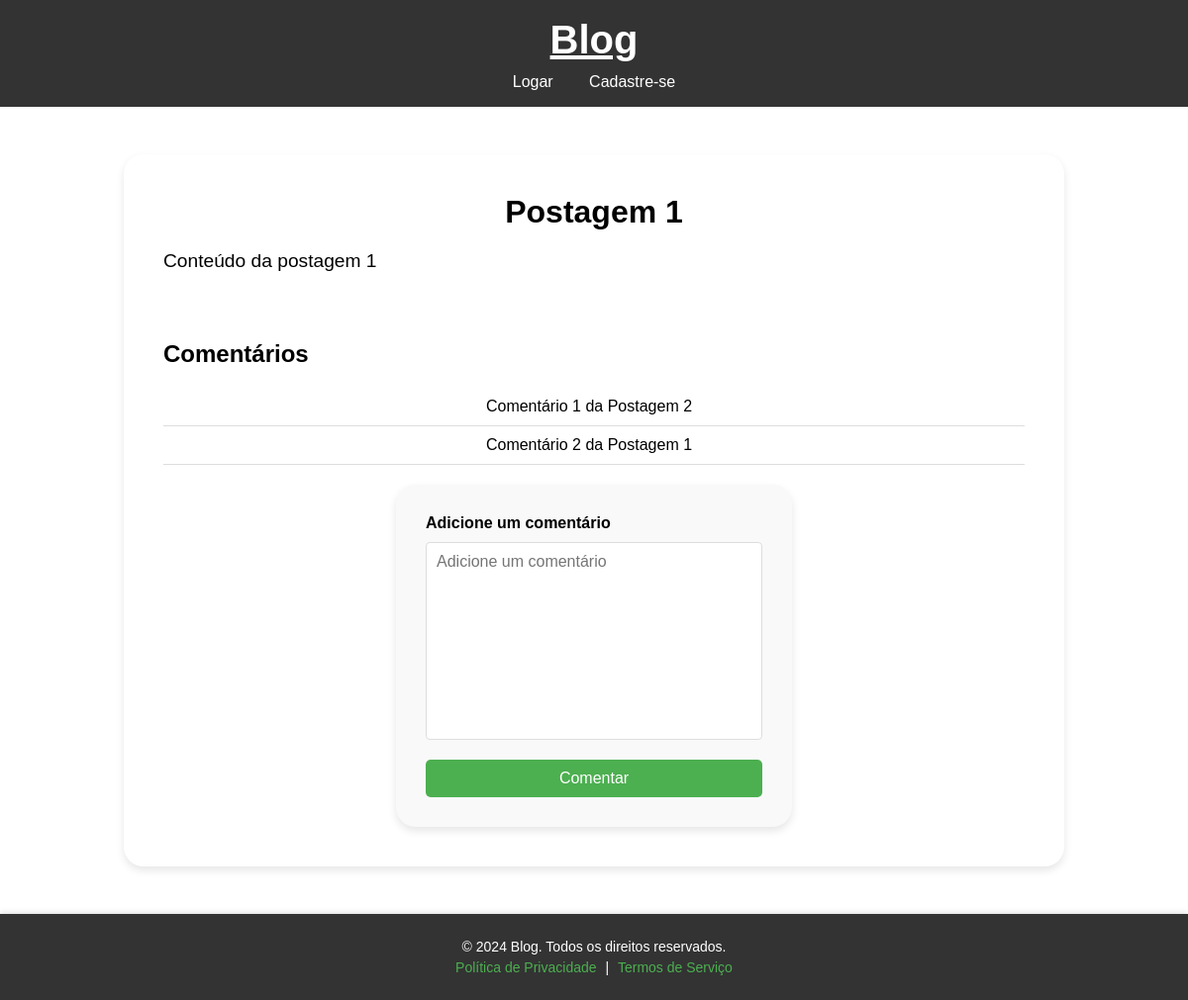
/blog/postagem/2, run on the app's committed database.
### tables this page shows
CREATE TABLE postagens (
    id INTEGER PRIMARY KEY AUTOINCREMENT,
    titulo TEXT NOT NULL,
    conteudo TEXT NOT NULL,
    usuario_id INTEGER NOT NULL,
    FOREIGN KEY (usuario_id) REFERENCES usuarios(id)
);

CREATE TABLE comentarios (
    id INTEGER PRIMARY KEY AUTOINCREMENT,
    conteudo TEXT NOT NULL,
    postagem_id INTEGER NOT NULL,
    usuario_id INTEGER NOT NULL,
    FOREIGN KEY (postagem_id) REFERENCES postagens(id),
    FOREIGN KEY (usuario_id) REFERENCES usuarios(id)
);

### routes/blog_routes.py (the view, shortened to what this page needs)
@blog_bp.route('/postagem/<int:postagem_id>', methods=['GET', 'POST'])
def detalhe_postagem(postagem_id):
    db = get_db()
    postagem = db.execute(
        'SELECT id, titulo, conteudo, usuario_id FROM postagens WHERE id = ?',
        (postagem_id,)
    ).fetchone()
    if not postagem:
        return "Postagem não encontrada", 404
    comentarios = db.execute(
        'SELECT id, conteudo, usuario_id FROM comentarios WHERE postagem_id = ?',
        (postagem_id,)
    ).fetchall()
    return render_template('detalhe_postagem.html', postagem=postagem, comentarios=comentarios)

### models/db.py (called while the page is built)
def get_db():
    if 'db' not in g:
        g.db = sqlite3.connect(current_app.config['DATABASE'])
        g.db.row_factory = sqlite3.Row
    return g.db

### templates/detalhe_postagem.html (shortened to what this page needs)
{% extends "base.html" %}
{% block content %}
<div class="post-container">
    <div class="post-detalhe">
        <h1>{{ postagem['titulo'] }}</h1>
        <p>{{ postagem['conteudo'] }}</p>
    </div>
    <div class="comentarios">
        <h2>Comentários</h2>
        {% if comentarios %}
            <ul>
                {% for comentario in comentarios %}
                    <li class="comentario">
                        <span>{{ comentario['conteudo'] }}</span>
                    </li>
                {% endfor %}
            </ul>
        {% else %}
            <p>Sem comentários ainda.</p>
        {% endif %}
        <form class="add_post" method="POST" action="{{ url_for('blog.comentar_postagem', postagem_id=postagem['id']) }}">
            <h4>Adicione um comentário</h4>
            <textarea name="conteudo" placeholder="Adicione um comentário" required></textarea>
            <button type="submit" class="btn">Comentar</button>
        </form>
    </div>
</div>
{% endblock %}

### static/css/main.css (style rules this page uses)
* { font-family: Arial, sans-serif; margin: 0; padding: 0; box-sizing: border-box; }
html, body { min-height: 100%; display: flex; flex-direction: column; height: 100vh; }
h4 { padding-bottom: 10px; }

### static/css/form.css (style rules this page uses)
input, textarea { width: 100%; padding: 10px; margin-bottom: 15px; border: 1px solid #ccc; border-radius: 4px; box-sizing: border-box; }
button[type="submit"] { background-color: #4CAF50; color: white; border: none; cursor: pointer; padding: 10px 15px; width: 100%; font-size: 16px; }
ul { list-style-type: none; padding: 0; margin: 20px 0; color: red; text-align: center; }

### static/css/post.css (style rules this page uses)
h1 { font-size: 24px; text-align: center; margin-bottom: 20px; }
input, textarea { width: 100%; padding: 10px; margin-bottom: 20px; border: 1px solid #ddd; border-radius: 4px; font-size: 16px; color: #333; background-color: #fff; }
button { width: 100%; padding: 12px; background-color: #333; color: white; border: none; border-radius: 4px; font-size: 16px; cursor: pointer; transition: background-color 0.3s ease; }
textarea { height: 200px; resize: none; }

### static/css/detalhe_post.css (style rules this page uses)
.post-container { width: 950px; padding: 40px; border-radius: 20px; box-shadow: 0 4px 9px rgba(0, 0, 0, 0.1); }
.post-detalhe { margin-bottom: 2em; }
.post-detalhe h1 { font-size: 2rem; margin-bottom: 1rem; }
.post-detalhe p { font-size: 1.2rem; line-height: 1.6; margin-bottom: 1.5rem; }
.comentarios { margin-top: 4rem; }
.comentarios ul li { display: flex; justify-content: space-between; align-items: center; padding: 10px; border-bottom: 1px solid #ddd; font-size: 16px; }
ul li span { color: #000; flex-grow: 1; margin-right: 10px; word-wrap: break-word; }
.comentarios ul { list-style-type: none; padding: 20px 0; margin: 0; }
.comentarios li { padding: 0.5rem; border-bottom: 1px solid #ddd; }
.comentarios textarea { width: 100%; min-height: 80px; margin-bottom: 1rem; }
.btn { display: inline-block; padding: 0.5rem 1rem; color: #fff; background-color: #007bff; border: none; border-radius: 5px; text-decoration: none; cursor: pointer; }

### data on the page
postagens: titulo "Postagem 1", conteudo "Conteúdo da postagem 1"
comentarios: conteudo "Comentário 1 da Postagem 2"
comentarios: conteudo "Comentário 2 da Postagem 1"
